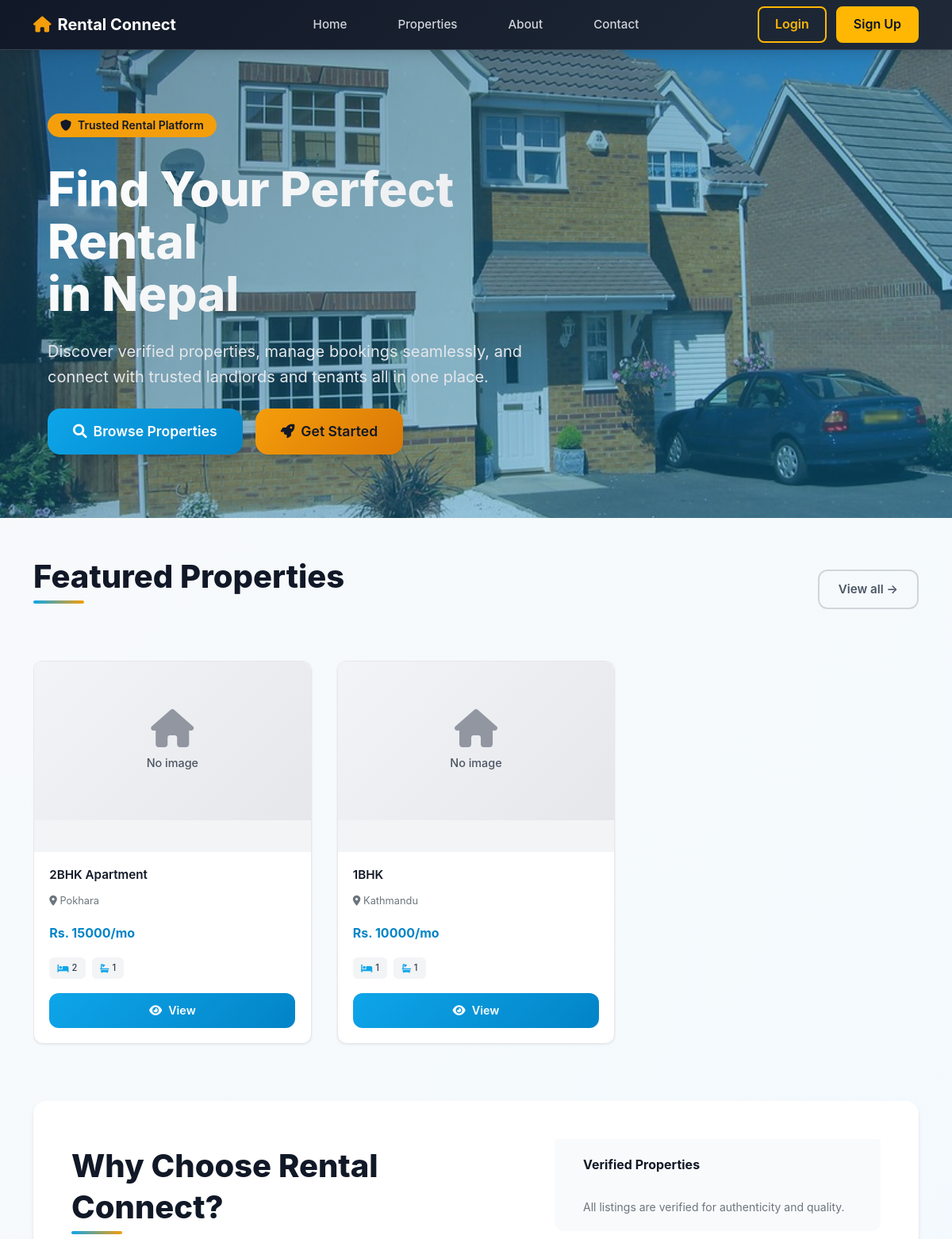
The app's page / (upper part), older data.
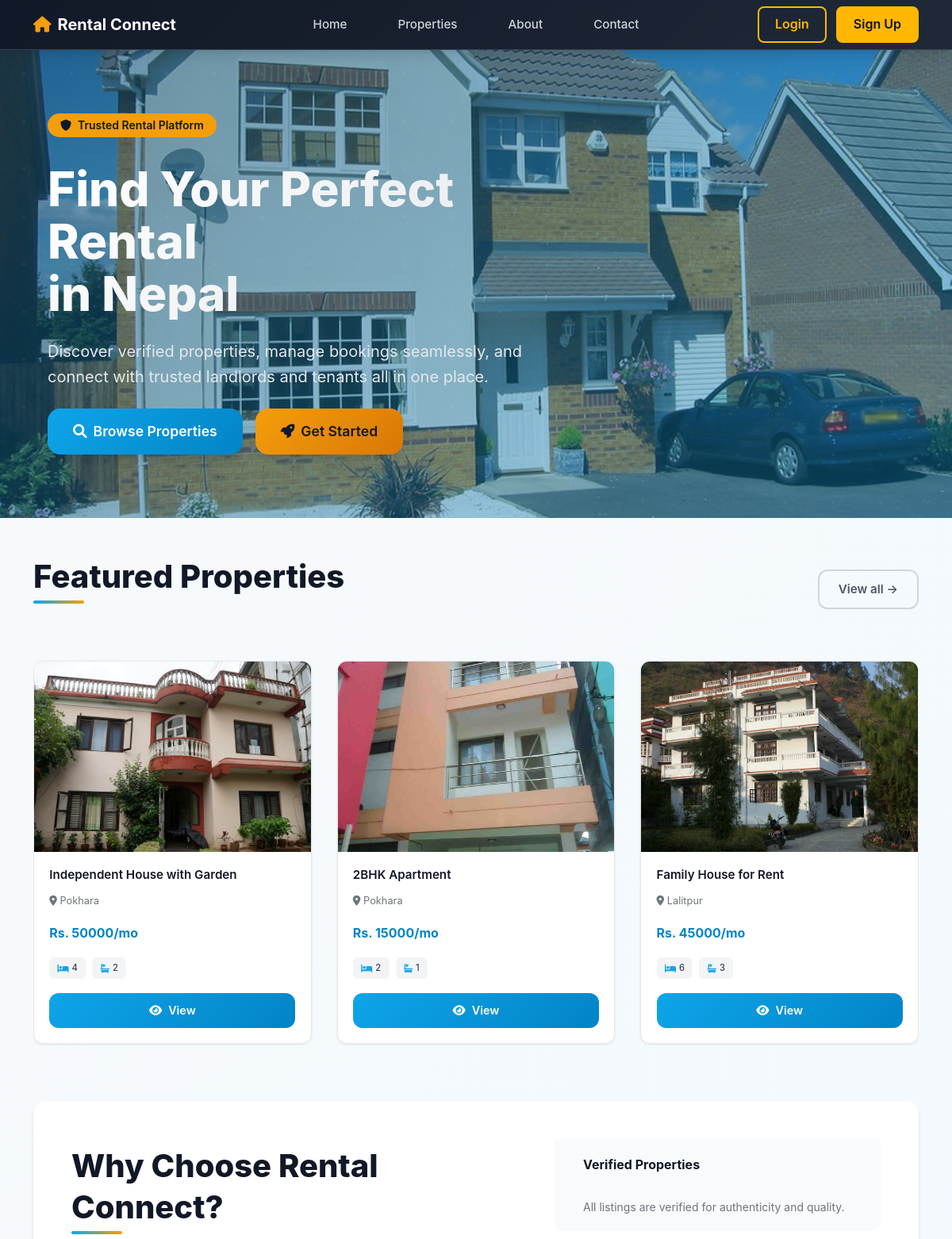
The same page, newer data.
### listings/models.py (models this page shows, shortened)
class Property(models.Model):
    landlord = models.ForeignKey(
        CustomUser,
        on_delete=models.CASCADE,
        related_name='properties'
    )
    title = models.CharField(max_length=100)
    description = models.TextField()
    city = models.CharField(max_length=50, db_index=True)  # Added index
    rent = models.DecimalField(max_digits=10, decimal_places=2, db_index=True)  # Added index
    bedrooms = models.PositiveIntegerField()
    bathrooms = models.PositiveIntegerField()
    address = models.TextField()
    latitude = models.FloatField(null=True, blank=True, help_text="Decimal degrees")
    longitude = models.FloatField(null=True, blank=True, help_text="Decimal degrees")
    image = models.ImageField(
        upload_to='property_images/',
        blank=True,
        null=True,
        help_text="Primary property image (upload at least one image)"
    )
    is_verified = models.BooleanField(default=False, db_index=True)  # Added index
    created_at = models.DateTimeField(auto_now_add=True)
    class Meta:
        ordering = ['-created_at']

### listings/views.py (the view, shortened to what this page needs)
# urls.py: path('', views.home, name='home'),
def home(request):
    bookings = None
    owner_properties = []
    landlord_bookings = None
    stats = {}
    featured_properties = get_popular_properties(limit=6)
    paginator = Paginator(featured_properties, 6)  # 6 properties per page
    page_number = request.GET.get('page')
    page_obj = paginator.get_page(page_number)
    return render(request, 'listings/home.html', {
        'page_obj': page_obj,
        'bookings': bookings,
        'owner_properties': owner_properties,
        'landlord_bookings': landlord_bookings,
        'stats': stats,
        'is_admin': request.user.is_authenticated and request.user.is_superuser,
        'is_tenant': request.user.is_authenticated and request.user.is_tenant,
        'is_landlord': request.user.is_authenticated and request.user.is_landlord,
        'today': timezone.now().date(),
    })

### users/context_processors.py (called while the page is built, shortened)
def notifications(request):
    user = getattr(request, "user", None)
    if not user or not user.is_authenticated:
        return {
            "notifications_unread_count": 0,
            "notifications_latest": [],
        }

### templates/listings/home.html (shortened to what the changed rows need)
{% extends "base.html" %}
{% block content %}
<div class="hero hero-full">
    <div class="container">
        <div class="row align-items-center">
            <div class="col-md-7">
                <h1 class="mt-3">
                    Find Your Perfect Rental <br>
                    in Nepal
                </h1>
            </div>
        </div>
    </div>
</div>
<div class="container mt-5">
    <div class="d-flex justify-content-between align-items-center mb-4">
        <h2 class="section-title">Featured Properties</h2>
    </div>
    {% if page_obj %}
    <div id="propertiesCarousel" class="carousel slide carousel-dark" data-bs-ride="false">
        <div class="carousel-inner">
            {% for property in page_obj %}
                {% if forloop.counter0|divisibleby:3 %}
                <div class="carousel-item {% if forloop.counter0 == 0 %}active{% endif %}">
                    <div class="properties-carousel-row">
                {% endif %}
                        <div class="property-carousel-card">
                            <div class="property-carousel-image">
                                {% if property.images.all %}
                                    <img src="{{ property.images.first.image.url }}" alt="{{ property.title }}">
                                    {% if property.images.all|length > 1 %}
                                        <div style="position: absolute; top: 8px; right: 8px; background: rgba(0,0,0,0.6); color: white; padding: 3px 6px; border-radius: 3px; font-size: 0.7rem;">
                                            📷 {{ property.images.all|length }}
                                        </div>
                                    {% endif %}
                                {% elif property.image %}
                                    <img src="{{ property.image.url }}" alt="{{ property.title }}">
                                {% else %}
                                    <div class="property-placeholder">
                                        <i class="fas fa-home"></i>
                                        <p>No image</p>
                                    </div>
                                {% endif %}
                            </div>
                            <div class="property-carousel-body">
                                <h6>{{ property.title }}</h6>
                                <p class="text-muted small mb-2">
                                    <i class="fas fa-map-marker-alt"></i> {{ property.city }}
                                </p>
                                <p class="price-small mb-2">
                                    Rs. {{ property.rent|floatformat:0 }}/mo
                                </p>
                                <div class="property-features-small mb-2">
                                    <span class="feature-badge-small"><i class="fas fa-bed"></i> {{ property.bedrooms }}</span>
                                    <span class="feature-badge-small"><i class="fas fa-bath"></i> {{ property.bathrooms }}</span>
                                </div>
                                <a href="{% url 'property_detail' property.id %}"
                                   class="btn btn-primary btn-sm w-100">
                                    <i class="fas fa-eye"></i> View
                                </a>
                            </div>
                        </div>
                {% if forloop.counter|divisibleby:3 or forloop.last %}
                    </div>
                </div>
                {% endif %}
            {% endfor %}
        </div>
    </div>
    {% else %}
        <div class="text-center py-5">
            <i class="fas fa-home" style="font-size: 4rem; color: var(--gray-400);"></i>
            <p class="text-muted mt-3">No featured properties available at the moment.</p>
        </div>
    {% endif %}
</div>
<div id="about" class="container mt-5 mb-5">
    <div class="card p-5">
        <div class="row align-items-center">
            <div class="col-md-7 mb-4 mb-md-0">
                <h2 class="section-title mb-3">
                    Why Choose Rental Connect?
                </h2>
            </div>
        </div>
    </div>
</div>
{% endblock %}

Row changes from the older to the newer data that the page shows:
removed Property: image "No image", title "1BHK", city "Kathmandu", rent "10000", bedrooms "1", bathrooms "1"
added Property: image (picture), title "Independent House with Garden", city "Pokhara", rent "50000", bedrooms "4", bathrooms "2"
changed Property "2BHK Apartment": image: picture added; no longer shows "No image"
added Property: image (picture), title "Family House for Rent", city "Lalitpur", rent "45000", bedrooms "6", bathrooms "3"
